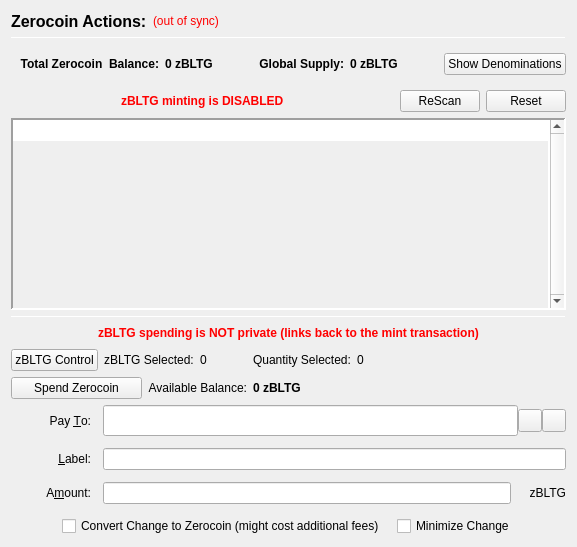
                  <widget class="QFrame" name="verticalFrameLeft">
                   <layout class="QVBoxLayout" name="verticalLayout_2">
                    <item>
                     <layout class="QVBoxLayout" name="verticalLayout_3">
                      <item>
                       <layout class="QHBoxLayout" name="horizontalLayout_3">
                        <item>
                         <widget class="QLabel" name="labelzBLTGActions">
                          <property name="font">
                           <font>
                            <pointsize>12</pointsize>
                            <weight>75</weight>
                            <bold>true</bold>
                           </font>
                          </property>
                          <property name="text">
                           <string>Zerocoin Actions:</string>
                          </property>
                          <property name="alignment">
                           <set>Qt::AlignLeading|Qt::AlignLeft|Qt::AlignVCenter</set>
                          </property>
                         </widget>
                        </item>
                        <item>
                         <widget class="QLabel" name="labelzBLTGSyncStatus">
                          <property name="toolTip">
                           <string>The displayed information may be out of date. Your wallet automatically synchronizes with the BLTG network after a connection is established, but this process has not completed yet.</string>
                          </property>
                          <property name="styleSheet">
                           <string notr="true">QLabel { color: red; }</string>
                          </property>
                          <property name="text">
                           <string notr="true">(out of sync)</string>
                          </property>
                          <property name="alignment">
                           <set>Qt::AlignLeading|Qt::AlignLeft|Qt::AlignVCenter</set>
                          </property>
                         </widget>
                        </item>
                        <item>
                         <spacer name="horizontalSpacer">
                          <property name="orientation">
                           <enum>Qt::Horizontal</enum>
                          </property>
                          <property name="sizeHint" stdset="0">
                           <size>
                            <width>40</width>
                            <height>20</height>
                           </size>
                          </property>
                         </spacer>
                        </item>
                       </layout>
                      </item>
                      <item>
                       <widget class="Line" name="lineUpperLeft">
                        <property name="minimumSize">
                         <size>
                          <width>0</width>
                          <height>1</height>
                         </size>
                        </property>
                        <property name="maximumSize">
                         <size>
                          <width>16777215</width>
                          <height>1</height>
                         </size>
                        </property>
                        <property name="frameShadow">
                         <enum>QFrame::Sunken</enum>
                        </property>
                        <property name="orientation">
                         <enum>Qt::Horizontal</enum>
                        </property>
                       </widget>
                      </item>
                      <item>
                       <widget class="QFrame" name="balanceSupplyFrame">
                        <layout class="QHBoxLayout" name="horizontalLayout_2" stretch="0,0,0,1,0">
                         <property name="rightMargin">
                          <number>0</number>
                         </property>
                         <item>
                          <layout class="QHBoxLayout" name="horizontalLayout_34">
                           <item>
                            <widget class="QLabel" name="labelzAvailableText_3">
                             <property name="font">
                              <font>
                               <weight>75</weight>
                               <bold>true</bold>
                              </font>
                             </property>
                             <property name="toolTip">
                              <string>Total Balance including unconfirmed and immature zBLTG</string>
                             </property>
                             <property name="text">
                              <string>Total Zerocoin  Balance:</string>
                             </property>
                             <property name="alignment">
                              <set>Qt::AlignRight|Qt::AlignTrailing|Qt::AlignVCenter</set>
                             </property>
                            </widget>
                           </item>
                           <item>
                            <widget class="QLabel" name="labelzAvailableAmount_4">
                             <property name="minimumSize">
                              <size>
                               <width>40</width>
                               <height>0</height>
                              </size>
                             </property>
                             <property name="font">
                              <font>
                               <weight>75</weight>
                               <bold>true</bold>
                              </font>
                             </property>
                             <property name="toolTip">
                              <string>Total Balance including unconfirmed and immature zBLTG</string>
                             </property>
                             <property name="text">
                              <string>0 zBLTG</string>
                             </property>
                             <property name="alignment">
                              <set>Qt::AlignLeading|Qt::AlignLeft|Qt::AlignVCenter</set>
                             </property>
                            </widget>
                           </item>
                          </layout>
                         </item>
                         <item>
                          <spacer name="horizontalSpacer_32">
                           <property name="orientation">
                            <enum>Qt::Horizontal</enum>
                           </property>
                           <property name="sizeHint" stdset="0">
                            <size>
                             <width>40</width>
                             <height>20</height>
                            </size>
                           </property>
                          </spacer>
                         </item>
                         <item>
                          <layout class="QHBoxLayout" name="horizontalLayout_35">
                           <item>
                            <widget class="QLabel" name="labelZsupplyText_2">
                             <property name="font">
                              <font>
                               <weight>75</weight>
                               <bold>true</bold>
                              </font>
                             </property>
                             <property name="text">
                              <string>Global Supply:</string>
                             </property>
                             <property name="alignment">
                              <set>Qt::AlignRight|Qt::AlignTrailing|Qt::AlignVCenter</set>
                             </property>
                            </widget>
                           </item>
                           <item>
                            <widget class="QLabel" name="labelZsupplyAmount_2">
                             <property name="font">
                              <font>
                               <weight>75</weight>
                               <bold>true</bold>
                              </font>
                             </property>
                             <property name="text">
                              <string>0 zBLTG</string>
                             </property>
                            </widget>
                           </item>
                          </layout>
                         </item>
                         <item>
                          <spacer name="horizontalSpacer_31">
                           <property name="orientation">
                            <enum>Qt::Horizontal</enum>
                           </property>
                           <property name="sizeHint" stdset="0">
                            <size>
                             <width>40</width>
                             <height>20</height>
                            </size>
                           </property>
                          </spacer>
                         </item>
                         <item>
                          <widget class="QPushButton" name="pushButtonShowDenoms">
                           <property name="toolTip">
                            <string>Show zBLTG denominations list</string>
                           </property>
                           <property name="text">
                            <string>Show Denominations</string>
                           </property>
                          </widget>
                         </item>
                        </layout>
                       </widget>
                      </item>
                      <item>
                       <layout class="QHBoxLayout" name="horizontalLayout_4">
                        <item>
                         <spacer name="horizontalSpacer_2">
                          <property name="orientation">
                           <enum>Qt::Horizontal</enum>
                          </property>
                          <property name="sizeHint" stdset="0">
                           <size>
                            <width>40</width>
                            <height>20</height>
                           </size>
                          </property>
                         </spacer>
                        </item>
                        <item>
                         <widget class="QLabel" name="label">
                          <property name="styleSheet">
                           <string notr="true">color: red;
font-weight: bold;</string>
                          </property>
                          <property name="text">
                           <string>zBLTG minting is DISABLED</string>
                          </property>
                         </widget>
                        </item>
                        <item>
                         <spacer name="horizontalSpacer_3">
                          <property name="orientation">
                           <enum>Qt::Horizontal</enum>
                          </property>
                          <property name="sizeHint" stdset="0">
                           <size>
                            <width>40</width>
                            <height>20</height>
                           </size>
                          </property>
                         </spacer>
                        </item>
                        <item>
                         <widget class="QPushButton" name="pushButtonMintReset">
                          <property name="maximumSize">
                           <size>
                            <width>80</width>
                            <height>16777215</height>
                           </size>
                          </property>
                          <property name="toolTip">
                           <string>Rescan the complete blockchain for  Zerocoin mints and their meta-data.</string>
                          </property>
                          <property name="text">
                           <string>ReScan</string>
                          </property>
                         </widget>
                        </item>
                        <item>
                         <widget class="QPushButton" name="pushButtonSpentReset">
                          <property name="maximumSize">
                           <size>
                            <width>80</width>
                            <height>16777215</height>
                           </size>
                          </property>
                          <property name="toolTip">
                           <string>Reset Zerocoin Wallet DB. Deletes transactions that did not make it into the blockchain.</string>
                          </property>
                          <property name="text">
                           <string>Reset</string>
                          </property>
                         </widget>
                        </item>
                       </layout>
                      </item>
                      <item>
                       <widget class="QPlainTextEdit" name="TEMintStatus">
                        <property name="font">
                         <font>
                          <pointsize>8</pointsize>
                         </font>
                        </property>
                        <property name="toolTip">
                         <string>Status and/or Mesages from the last Mint Action.</string>
                        </property>
                        <property name="frameShape">
                         <enum>QFrame::Panel</enum>
                        </property>
                        <property name="frameShadow">
                         <enum>QFrame::Sunken</enum>
                        </property>
                        <property name="lineWidth">
                         <number>2</number>
                        </property>
                        <property name="midLineWidth">
                         <number>2</number>
                        </property>
                        <property name="verticalScrollBarPolicy">
                         <enum>Qt::ScrollBarAlwaysOn</enum>
                        </property>
                        <property name="horizontalScrollBarPolicy">
                         <enum>Qt::ScrollBarAlwaysOff</enum>
                        </property>
                        <property name="readOnly">
                         <bool>true</bool>
                        </property>
                        <property name="plainText">
                         <string notr="true"/>
                        </property>
                        <property name="backgroundVisible">
                         <bool>true</bool>
                        </property>
                       </widget>
                      </item>
                      <item>
                       <widget class="Line" name="line">
                        <property name="minimumSize">
                         <size>
                          <width>0</width>
                          <height>1</height>
                         </size>
                        </property>
                        <property name="maximumSize">
                         <size>
                          <width>16777215</width>
                          <height>1</height>
                         </size>
                        </property>
                        <property name="orientation">
                         <enum>Qt::Horizontal</enum>
                        </property>
                       </widget>
                      </item>
                      <item>
                       <layout class="QHBoxLayout" name="horizontalLayout_7">
                        <item>
                         <spacer name="horizontalSpacer_18">
                          <property name="orientation">
                           <enum>Qt::Horizontal</enum>
                          </property>
                          <property name="sizeHint" stdset="0">
                           <size>
                            <width>40</width>
                            <height>20</height>
                           </size>
                          </property>
                         </spacer>
                        </item>
                        <item>
                         <widget class="QLabel" name="label_2">
                          <property name="styleSheet">
                           <string notr="true">color: red;
font-weight: bold;</string>
                          </property>
                          <property name="text">
                           <string>zBLTG spending is NOT private (links back to the mint transaction)</string>
                          </property>
                         </widget>
                        </item>
                        <item>
                         <spacer name="horizontalSpacer_30">
                          <property name="orientation">
                           <enum>Qt::Horizontal</enum>
                          </property>
                          <property name="sizeHint" stdset="0">
                           <size>
                            <width>40</width>
                            <height>20</height>
                           </size>
                          </property>
                         </spacer>
                        </item>
                       </layout>
                      </item>
                      <item>
                       <layout class="QHBoxLayout" name="horizontalLayout_24">
                        <property name="leftMargin">
                         <number>0</number>
                        </property>
                        <property name="bottomMargin">
                         <number>0</number>
                        </property>
                        <item>
                         <widget class="QPushButton" name="pushButtonZBltgControl">
                          <property name="text">
                           <string>zBLTG Control</string>
                          </property>
                         </widget>
                        </item>
                        <item>
                         <widget class="QLabel" name="labelzBltgSelected">
                          <property name="text">
                           <string>zBLTG Selected:</string>
                          </property>
                         </widget>
                        </item>
                        <item>
                         <widget class="QLabel" name="labelzBltgSelected_int">
                          <property name="text">
                           <string>0</string>
                          </property>
                         </widget>
                        </item>
                        <item>
                         <spacer name="horizontalSpacer_17">
                          <property name="orientation">
                           <enum>Qt::Horizontal</enum>
                          </property>
                          <property name="sizeType">
                           <enum>QSizePolicy::Fixed</enum>
                          </property>
                          <property name="sizeHint" stdset="0">
                           <size>
                            <width>40</width>
                            <height>20</height>
                           </size>
                          </property>
                         </spacer>
                        </item>
                        <item>
                         <widget class="QLabel" name="labelQuantitySelected">
                          <property name="text">
                           <string>Quantity Selected:</string>
                          </property>
                         </widget>
                        </item>
                        <item>
                         <widget class="QLabel" name="labelQuantitySelected_int">
                          <property name="text">
                           <string>0</string>
                          </property>
                         </widget>
                        </item>
                        <item>
                         <spacer name="horizontalSpacer_19">
                          <property name="orientation">
                           <enum>Qt::Horizontal</enum>
                          </property>
                          <property name="sizeHint" stdset="0">
                           <size>
                            <width>40</width>
                            <height>20</height>
                           </size>
                          </property>
                         </spacer>
                        </item>
                       </layout>
                      </item>
                      <item>
                       <layout class="QHBoxLayout" name="horizontalLayout_6">
                        <item>
                         <widget class="QPushButton" name="pushButtonSpendzBLTG">
                          <property name="minimumSize">
                           <size>
                            <width>131</width>
                            <height>0</height>
                           </size>
                          </property>
                          <property name="toolTip">
                           <string>Spend Zerocoin. Without 'Pay To:' address creates payments to yourself.</string>
                          </property>
                          <property name="text">
                           <string>Spend Zerocoin</string>
                          </property>
                         </widget>
                        </item>
                        <item>
                         <widget class="QLabel" name="labelzBLTGBalanceText">
                          <property name="toolTip">
                           <string>Available (mature and spendable) zBLTG for spending</string>
                          </property>
                          <property name="text">
                           <string>Available Balance:</string>
                          </property>
                          <property name="alignment">
                           <set>Qt::AlignRight|Qt::AlignTrailing|Qt::AlignVCenter</set>
                          </property>
                         </widget>
                        </item>
                        <item>
                         <widget class="QLabel" name="labelzAvailableAmount_2">
                          <property name="font">
                           <font>
                            <weight>75</weight>
                            <bold>true</bold>
                           </font>
                          </property>
                          <property name="toolTip">
                           <string>Available (mature and spendable) zBLTG for spending

zBLTG are mature when they have more than 20 confirmations AND more than 2 mints of the same denomination after them were minted</string>
                          </property>
                          <property name="text">
                           <string>0 zBLTG</string>
                          </property>
                          <property name="alignment">
                           <set>Qt::AlignLeading|Qt::AlignLeft|Qt::AlignVCenter</set>
                          </property>
                         </widget>
                        </item>
                        <item>
                         <spacer name="horizontalSpacer_4">
                          <property name="orientation">
                           <enum>Qt::Horizontal</enum>
                          </property>
                          <property name="sizeHint" stdset="0">
                           <size>
                            <width>40</width>
                            <height>20</height>
                           </size>
                          </property>
                         </spacer>
                        </item>
                       </layout>
                      </item>
                      <item>
                       <layout class="QGridLayout" name="gridLayout_7">
                        <property name="spacing">
                         <number>12</number>
                        </property>
                        <item row="0" column="0">
                         <widget class="QLabel" name="payToLabel">
                          <property name="minimumSize">
                           <size>
                            <width>80</width>
                            <height>0</height>
                           </size>
                          </property>
                          <property name="text">
                           <string>Pay &amp;To:</string>
                          </property>
                          <property name="alignment">
                           <set>Qt::AlignRight|Qt::AlignTrailing|Qt::AlignVCenter</set>
                          </property>
                          <property name="buddy">
                           <cstring>payTo</cstring>
                          </property>
                         </widget>
                        </item>
                        <item row="0" column="1">
                         <layout class="QHBoxLayout" name="payToLayout">
                          <property name="spacing">
                           <number>0</number>
                          </property>
                          <item>
                           <widget class="QValidatedLineEdit" name="payTo">
                            <property name="enabled">
                             <bool>true</bool>
                            </property>
                            <property name="minimumSize">
                             <size>
                              <width>0</width>
                              <height>31</height>
                             </size>
                            </property>
                            <property name="toolTip">
                             <string>The BLTG address to send the payment to. Creates local payment to yourself when empty.</string>
                            </property>
                           </widget>
                          </item>
                          <item>
                           <widget class="QToolButton" name="addressBookButton">
                            <property name="toolTip">
                             <string>Choose previously used address</string>
                            </property>
                            <property name="text">
                             <string/>
                            </property>
                            <property name="icon">
                             <iconset resource="../bltg.qrc">
                              <normaloff>:/icons/address-book</normaloff>:/icons/address-book</iconset>
                            </property>
                            <property name="shortcut">
                             <string>Alt+A</string>
                            </property>
                           </widget>
                          </item>
                          <item>
                           <widget class="QToolButton" name="pasteButton">
                            <property name="toolTip">
                             <string>Paste address from clipboard</string>
                            </property>
                            <property name="text">
                             <string/>
                            </property>
                            <property name="icon">
                             <iconset resource="../bltg.qrc">
                              <normaloff>:/icons/editpaste</normaloff>:/icons/editpaste</iconset>
                            </property>
                            <property name="shortcut">
                             <string>Alt+P</string>
                            </property>
                           </widget>
                          </item>
                         </layout>
                        </item>
                        <item row="1" column="0">
                         <widget class="QLabel" name="labelLabel">
                          <property name="minimumSize">
                           <size>
                            <width>80</width>
                            <height>0</height>
                           </size>
                          </property>
                          <property name="text">
                           <string>&amp;Label:</string>
                          </property>
                          <property name="alignment">
                           <set>Qt::AlignRight|Qt::AlignTrailing|Qt::AlignVCenter</set>
                          </property>
                          <property name="buddy">
                           <cstring>addAsLabel</cstring>
                          </property>
                         </widget>
                        </item>
                        <item row="1" column="1">
                         <widget class="QLineEdit" name="addAsLabel">
                          <property name="toolTip">
                           <string>Enter a label for this address to add it to the list of used addresses</string>
                          </property>
                         </widget>
                        </item>
                        <item row="2" column="0">
                         <widget class="QLabel" name="amountLabel">
                          <property name="minimumSize">
                           <size>
                            <width>80</width>
                            <height>0</height>
                           </size>
                          </property>
                          <property name="text">
                           <string>A&amp;mount:</string>
                          </property>
                          <property name="alignment">
                           <set>Qt::AlignRight|Qt::AlignTrailing|Qt::AlignVCenter</set>
                          </property>
                          <property name="buddy">
                           <cstring>zBLTGpayAmount</cstring>
                          </property>
                         </widget>
                        </item>
                        <item row="2" column="1">
                         <layout class="QHBoxLayout" name="horizontalLayout_9">
                          <property name="spacing">
                           <number>0</number>
                          </property>
                          <item>
                           <widget class="QLineEdit" name="zBLTGpayAmount"/>
                          </item>
                          <item>
                           <widget class="QLabel" name="labelzBLTG">
                            <property name="minimumSize">
                             <size>
                              <width>55</width>
                              <height>0</height>
                             </size>
                            </property>
                            <property name="text">
                             <string>zBLTG</string>
                            </property>
                            <property name="alignment">
                             <set>Qt::AlignRight|Qt::AlignTrailing|Qt::AlignVCenter</set>
                            </property>
                           </widget>
                          </item>
                         </layout>
                        </item>
                        <item row="3" column="0" colspan="2">
                         <layout class="QHBoxLayout" name="horizontalLayout_10">
                          <item>
                           <spacer name="horizontalSpacer_5">
                            <property name="orientation">
                             <enum>Qt::Horizontal</enum>
                            </property>
                            <property name="sizeHint" stdset="0">
                             <size>
                              <width>40</width>
                              <height>20</height>
                             </size>
                            </property>
                           </spacer>
                          </item>
                          <item>
                           <widget class="QCheckBox" name="checkBoxMintChange">
                            <property name="sizePolicy">
                             <sizepolicy hsizetype="MinimumExpanding" vsizetype="Fixed">
                              <horstretch>0</horstretch>
                              <verstretch>0</verstretch>
                             </sizepolicy>
                            </property>
                            <property name="layoutDirection">
                             <enum>Qt::LeftToRight</enum>
                            </property>
                            <property name="text">
                             <string>Convert Change to Zerocoin (might cost additional fees)</string>
                            </property>
                           </widget>
                          </item>
                          <item>
                           <widget class="QCheckBox" name="checkBoxMinimizeChange">
                            <property name="toolTip">
                             <string>If checked, the wallet tries to minimize the returning change instead of minimizing the number of spent denominations.</string>
                            </property>
                            <property name="text">
                             <string>Minimize Change</string>
                            </property>
                           </widget>
                          </item>
                          <item>
                           <spacer name="horizontalSpacer_6">
                            <property name="orientation">
                             <enum>Qt::Horizontal</enum>
                            </property>
                            <property name="sizeHint" stdset="0">
                             <size>
                              <width>40</width>
                              <height>20</height>
                             </size>
                            </property>
                           </spacer>
                          </item>
                         </layout>
                        </item>
                       </layout>
                      </item>
                     </layout>
                    </item>
                   </layout>
                  </widget>
